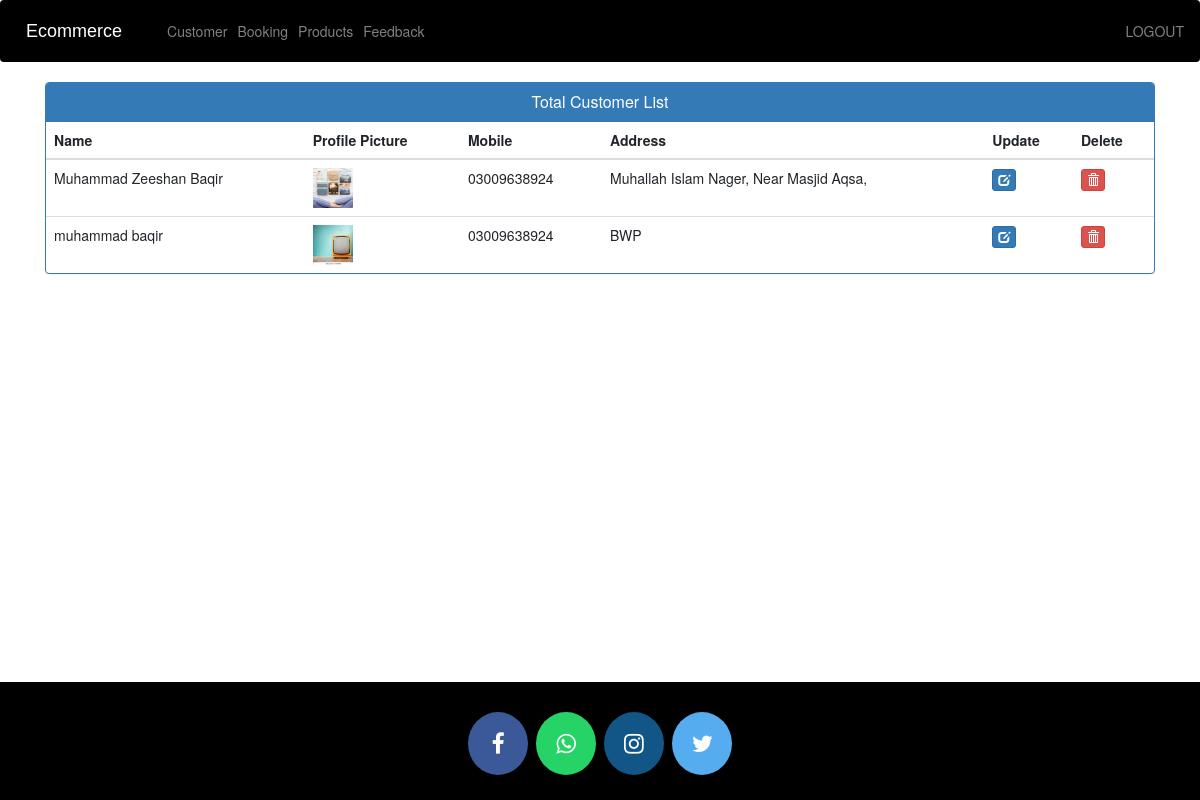
The app's page /view-customer (signed in) with its own data.
### ecom/models.py (models this page shows, shortened)
class Customer(models.Model):
    user = models.OneToOneField(User, on_delete=models.CASCADE)
    profile_pic = models.ImageField(upload_to='profile_pic/CustomerProfilePic/', null=True, blank=True)
    address = models.CharField(max_length=40)
    mobile = models.CharField(max_length=20, null=False)
    @property
    def get_name(self):
        return self.user.first_name + " " + self.user.last_name

### ecom/views.py (the view)
# urls.py: path('view-customer', views.view_customer_view, name='view-customer'),
@login_required(login_url='admin_login')
def view_customer_view(request):
    customers = Customer.objects.all()
    return render(request, 'ecom/view_customer.html', {'customers': customers})

### templates/ecom/view_customer.html (shortened to what this page needs)
{% extends 'ecom/admin_base.html' %}
{% load static %}
{% block content %}
<head>
  <link href="//netdna.bootstrapcdn.com/bootstrap/3.0.0/css/bootstrap.min.css" rel="stylesheet" id="bootstrap-css">
</head>
<div class="container total-customer">
  <div class="panel panel-primary">
    <div class="panel-heading">
      <h6 class="panel-title">Total Customer List</h6>
    </div>
    <table class="table table-hover" id="dev-table">
      <thead>
        <tr>
          <th>Name</th>
          <th>Profile Picture</th>
          <th>Mobile</th>
          <th>Address</th>
          <th>Update</th>
          <th>Delete</th>
        </tr>
      </thead>
      {% for c in customers %}
      <tr>
        <td> {{c.get_name}}</td>
        <td> <img src="{% static c.profile_pic.url %}" alt="Profile Pic" height="40px" width="40px" /></td>
        <td>{{c.mobile}}</td>
        <td>{{c.address}}</td>
        <td><a class="btn btn-primary btn-xs" href="{% url 'update-customer' c.id  %}"><span class="glyphicon glyphicon-edit"></span></a></td>
        <td><a class="btn btn-danger btn-xs" href="{% url 'delete-customer' c.id  %}"><span class="glyphicon glyphicon-trash"></span></a></td>
      </tr>
      {% endfor %}
    </table>
  </div>
</div>
{% endblock content %}

### templates/ecom/view_customer.html (style rules this page uses)
a:link { text-decoration: none; }
h6 { text-align: center; }
.total-customer { height: calc(100vh - 200px); }

### records on screen
Customer: get_name "Muhammad Zeeshan Baqir", profile_pic (picture), mobile "03009638924", address "Muhallah Islam Nager, Near Masjid Aqsa,"
Customer: get_name "muhammad baqir", profile_pic (picture), mobile "03009638924", address "BWP"
